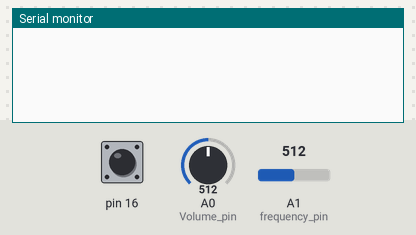
The sketch below on a simulated Arduino Uno, built with avr-gcc and run on an emulated ATmega328P. Parts: the last lines printed to the serial monitor. Inputs (shaded band) come from the test bench; at power-on: pin 16 HIGH, A0 (Volume_pin) = 512, A1 (frequency_pin) = 512.

Above: at 0.8 s.
0.9 s: pin 16 pulled LOW for 0.15 s
At 1.8 s:
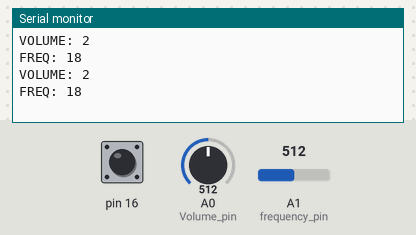
2.5 s: A0 (Volume_pin) set to 560
At 3.4 s:
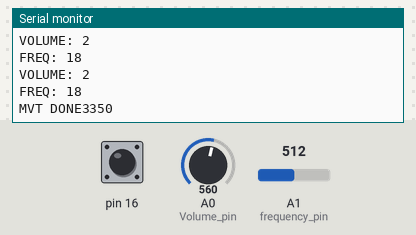
5.1 s: A1 (frequency_pin) set to 610
At 6.3 s:
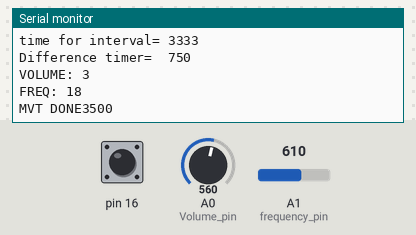
6.6 s: A0 (Volume_pin) set to 540
At 7.6 s:
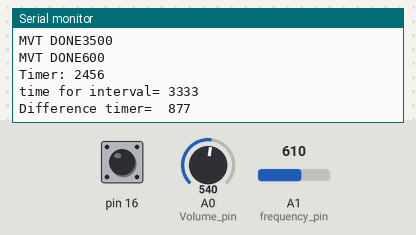
8.1 s: A1 (frequency_pin) set to 590
At 9.9 s:
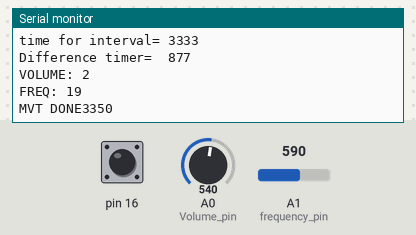
Timing chart, 0 to 10.6 s (numbered marks = the images above; inputs shaded):
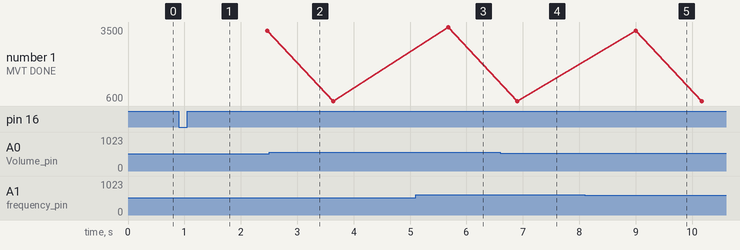

The sketch:

Respirator_Firmware.ino
```cpp
#include "STEPPER.h"
#include <Stepper.h>
#include <EEPROM.h>
#include <math.h>

///////////////Stepper/////////////////
STEPPER _S   = {1,22,LOW,24,LOW,25,16,0,0,480,0};
///////////////Stepper/////////////////

int show_logs = HIGH;

int frequency_pin = A1;
int freq = 0;
int Volume_pin = A0;
int vol = 0;

int max_travel = 3500;
int min_travel = 600;

void setup()
{
    Serial.begin(9600);
    _init_steppers();
    home_stepper(&_S,_S._speed,_S._speed);

    freq  = read_frequency_knob () ;
    vol = read_volume_knob ();

    Serial.print("VOLUME: "); Serial.println(read_volume_knob ());
    Serial.print("FREQ: "); Serial.println(read_frequency_knob ());
    delay(50);
}


void test_stepper()
{
    if(Serial.available()>0)
    {
         int x = Serial.parseInt();

         if ( x >=0 )
         {
             run_stepper( &_S,  x );
         }
         else
         {
             home_stepper(&_S, _S._speed ,_S._speed/2);
         }

         while (Serial.available()>0)
         {
             Serial.read();
         }
    }
}

void loop()
{
     freq  = read_frequency_knob () ;
     vol = read_volume_knob ();

     Serial.print("VOLUME: "); Serial.println(read_volume_knob ());
     Serial.print("FREQ: "); Serial.println(read_frequency_knob ());
     delay(50);


     long timer1 = millis();
     if(vol ==1 ) run_stepper( &_S,  max_travel - 300 );
     else if (vol == 2 ) run_stepper( &_S,  max_travel - 150 );
     else run_stepper( &_S,  max_travel );
     run_stepper( &_S,  min_travel);
     long timer2 = millis() - timer1;
     Serial.print("Timer: ");Serial.println(timer2 );

     calculate_delay_and_wait( freq , timer2 );
}
```

FREQ_VOL.ino
```cpp
int read_volume_knob ()
{
      int temp_vol = analogRead(Volume_pin);
      int volume_setting = 0 ;
      if (temp_vol < 250) volume_setting= 1 ;
      else if( temp_vol >550 ) volume_setting= 3;
      else volume_setting = 2;
      return volume_setting;
}


int read_frequency_knob()
{
     int temp_freq = analogRead( frequency_pin );
     int freq_setting = map(temp_freq , 0 ,1023 ,12 ,24);
     return freq_setting;
}


int calculate_delay_and_wait(int freq , long tt)
{
     long time_for_interval = 60000 / freq;
     Serial.print("time for interval= "); Serial.println(time_for_interval );
     int difference_timer =  time_for_interval - tt;
     Serial.print("Difference timer=  "); Serial.println(difference_timer);
     if ( difference_timer  <= 0) return 0 ;
     delay(difference_timer);


}
```

MISC.ino
```cpp
// EEPROM STUFF //
void EEPROMWritelong(int address, long _value)
{
      //Decomposition from a long to 4 bytes by using bitshift.
      //One = Most significant -> Four = Least significant byte
      byte four = (_value & 0xFF);
      byte three = ((_value >> 8) & 0xFF);
      byte two = ((_value >> 16) & 0xFF);
      byte one = ((_value >> 24) & 0xFF);

      EEPROM.write(address, four);
      EEPROM.write(address + 1, three);
      EEPROM.write(address + 2, two);
      EEPROM.write(address + 3, one);
}

long EEPROMReadlong(long address)
{
      //Read the 4 bytes from the eeprom memory.
      long four = EEPROM.read(address);
      long three = EEPROM.read(address + 1);
      long two = EEPROM.read(address + 2);
      long one = EEPROM.read(address + 3);

      //Return the recomposed long by using bitshift.
      return ((four << 0) & 0xFF) + ((three << 8) & 0xFFFF) + ((two << 16) & 0xFFFFFF) + ((one << 24) & 0xFFFFFFFF);
}
// EEPROM STUFF //

int get_input(int pin , int dt)
{
     int reading = digitalRead(pin);
     long c=0;
     long c2 = 0;
     long t = millis();
     while (millis() - t < dt)
     {
         if (reading==digitalRead(pin)) c2++;
         c++;
     }
     if(c2 >= (0.9*c)) return reading;
     else if( reading == HIGH) return LOW;
     else if( reading == LOW) return HIGH;
}

int get_analog_input(int pin,int dt)
{
     unsigned long c = 0 ;
     unsigned long t = millis();
     unsigned long analog_value = analogRead(pin);
     while (millis() - t < dt)
     {
         analog_value = analog_value + analogRead(pin);
         c++;
     }

     analog_value =  (analog_value / (c+1));

     return analog_value;
}

void custom_delay(long dt)
{
     int seconds = dt / 1000 ;
     int rest = dt % 1000;

     Serial.print("Sec: "); Serial.println(seconds);
     Serial.print("Rest: "); Serial.println(rest);

     long t = millis();

     for( int i=0 ; i< seconds ; i++)
     {
         delay(1000);
     }

     delay( rest );

     Serial.println(millis()-t);
}
```

STEPPER.h
```cpp
#ifndef STEPPER_H
#define STEPPER_H

typedef struct
{
    int id;
    int _en_pin;
    int _en;
    int _dir_pin;
    int _dir;
    int _pulse_pin;
    int _limit_switch_pin;
    long _steps_actual;
    long _steps_desired;
    int _speed;
    int _cs;

} STEPPER;


#endif
```

STEPPER.ino
```cpp
void _init_steppers()
{
    pinMode( _S._en_pin , OUTPUT);
    pinMode( _S._dir_pin , OUTPUT);
    pinMode( _S._pulse_pin , OUTPUT);
    digitalWrite( _S._en_pin , _S._en);
    digitalWrite( _S._dir_pin, _S._dir);
    digitalWrite( _S._pulse_pin , LOW);
    pinMode(  _S._limit_switch_pin , INPUT_PULLUP );

    update_stepper_speed(&_S);
}

int instant_check_limit_switch(STEPPER *S)
{
    if( digitalRead(S->_limit_switch_pin) == LOW ) return 1;
    else return 0;
}

int check_limit_switch(STEPPER *S, int _dt)
{
    if( get_input(S->_limit_switch_pin, _dt) == LOW ) return 1;
    else return 0;
}


void print_stepper_info(STEPPER *S)
{
    Serial.print("Enable: "); Serial.println(S->_en);
    Serial.print("Direction: "); Serial.println(S->_dir);
    Serial.print("Steps: "); Serial.println(S->_steps_actual);
    Serial.print("Speed: "); Serial.println(S->_speed);
}


long convert_speed_to_delay( int s)
{
    return  round (100000 / s) ;
}

void update_stepper_direction(STEPPER *S)
{
    digitalWrite( S->_dir_pin , S->_dir);
}

void update_enable(STEPPER *S)
{
    digitalWrite( S->_en_pin, S->_en);
}


void update_stepper_speed(STEPPER *S)
{
      S->_cs = convert_speed_to_delay( S->_speed);
}

void update_stepper_speed(STEPPER *S, int sss)
{
      S->_speed= sss;
      S->_cs = convert_speed_to_delay( S->_speed);
}


void pulse_stepper( STEPPER *S)
{
    digitalWrite(S->_pulse_pin,HIGH);
    delayMicroseconds(S->_cs);
    digitalWrite(S->_pulse_pin,LOW);
    delayMicroseconds( S->_cs);

    if( S->_dir == HIGH ) S->_steps_actual ++ ;
    else if( S->_dir == LOW ) S->_steps_actual --;
}

void home_stepper(STEPPER *S, int Vmax , int Vmin)
{
    int old_speed = S->_speed ;

    S->_en = HIGH;
    update_enable(S);

    S->_dir = LOW ;
    S->_speed = Vmax;
    update_stepper_speed(S);
    update_stepper_direction(S);

    while(  true)
    {
        if(  instant_check_limit_switch(S) == 1 )
        {
              S->_steps_actual = 0;
              break;
        }

        pulse_stepper(S);
    }

    delay(50);

    S->_speed  =  old_speed ;
    update_stepper_speed(S);

    S->_en = LOW;
    update_enable(S);

}

void run_stepper( STEPPER *S , long stp_desired)
{
    S->_steps_desired = stp_desired;
    long delta_steps = S->_steps_desired - S->_steps_actual ;

    if(delta_steps >0 ) S->_dir = HIGH;
    else if( delta_steps <0 ) S->_dir = LOW;

    S->_en =HIGH;
    update_enable(S);
    update_stepper_direction(S);

    while( true )
    {
         delta_steps = S->_steps_desired- S->_steps_actual ;
         if( delta_steps == 0 )
         {
             if( show_logs == HIGH )
             {
                  Serial.print("MVT DONE"); Serial.println( S->_steps_actual);
             }
             break;
         }

         pulse_stepper(S);
    }

    S->_en = LOW;
    update_enable(S);
}


void run_stepper( STEPPER *S , long stp_desired , int brake)
{
    S->_en = LOW;
    update_enable(S);

    S->_steps_desired = stp_desired;
    long delta_steps = S->_steps_desired - S->_steps_actual ;

    if(delta_steps >0 ) S->_dir = HIGH;
    else if( delta_steps <0 ) S->_dir = LOW;

    if( S->id == 1 ) S->_en = HIGH;
    else S->_en = LOW ;
    update_enable(S);

    update_stepper_direction(S);

    while( true )
    {
         delta_steps = S->_steps_desired- S->_steps_actual ;
         if( delta_steps == 0 )
         {
             if( show_logs == HIGH )
             {
                  Serial.print("MVT DONE"); Serial.println( S->_steps_actual);
             }
             break;
         }

         pulse_stepper(S);
    }

    if ( brake == LOW )
    {
        if( S->id == 1 ) S->_en = LOW;
        else S->_en = HIGH ;
        update_enable(S);
    }
    else if( brake == HIGH )
    {
        if( S->id == 1 ) S->_en = HIGH;
        else S->_en = LOW ;
        update_enable(S);
    }

}

void run_stepper( STEPPER *S , long steps_d , int sp , int dd , int brake)
{
    S->_dir = dd;
    S->_speed = sp;
    update_stepper_speed(S);

    if( dd == HIGH)  S->_steps_desired =  S->_steps_actual + steps_d  ;
    else if (dd == LOW)  S->_steps_desired = S->_steps_actual -steps_d  ;

    S->_en = LOW;
    update_enable(S);
    update_stepper_direction(S);

    while( true )
    {
         if( S->_steps_actual == S->_steps_desired )
         {
             if( show_logs == HIGH )
             {
                  Serial.print("MVT DONE "); Serial.println( S->_steps_actual);
             }
             break;
         }

         pulse_stepper(S);
    }


    if( brake == LOW )
    {
        S->_en = HIGH;
        update_enable(S);
    }
    else if( brake == HIGH )
    {
        S->_en = LOW ;
        update_enable(S);
    }

}


void run_stepper_3( STEPPER *S , long stp  )
{
    if(S->_dir ==HIGH) S->_steps_desired = stp + S->_steps_actual ;
    else S->_steps_desired = - stp + S->_steps_actual ;
    long delta_steps = S->_steps_desired - S->_steps_actual ;

    S->_en = LOW;
    update_enable(S);

    while( true )
    {
         delta_steps = S->_steps_desired - S->_steps_actual ;

         if( delta_steps == 0 )
         {
             if( show_logs == HIGH )
             {
                 Serial.print("MVT DONE"); Serial.println( S->_steps_actual);
             }
             break;
         }

         pulse_stepper(S);
    }

    S->_en = HIGH;
    update_enable(S);

}
```

Measured:
- after the input at 0.9 s, the serial monitor: prints a new line after 0.05 s (image 1)
